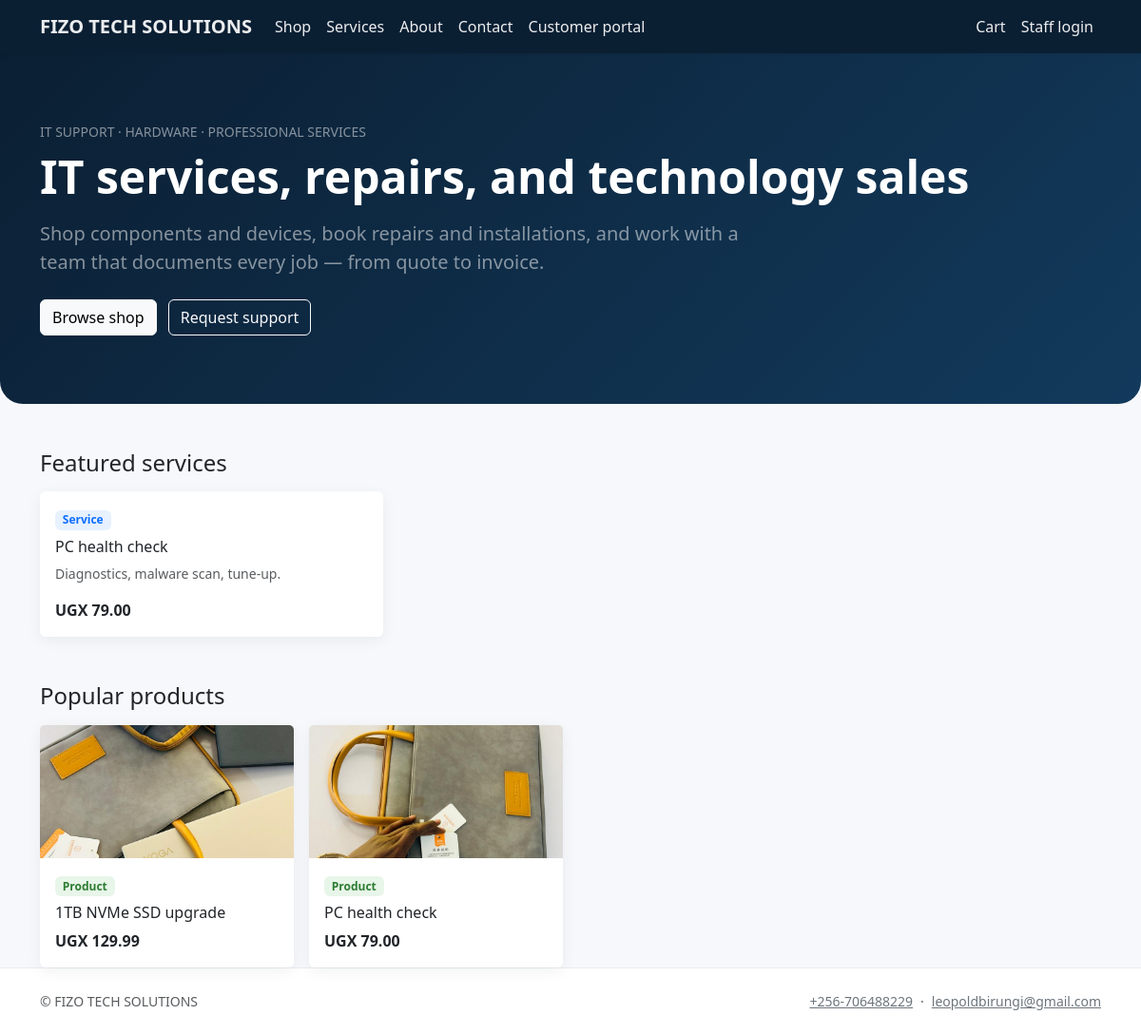
The page / on the database its author committed.
### core/models.py (models this page shows, shortened)
class CompanySettings(models.Model):
    company_name = models.CharField(max_length=200, default="ALLTECH")
    legal_name = models.CharField(max_length=200, blank=True)
    tagline = models.CharField(max_length=300, blank=True)
    email = models.EmailField(blank=True)
    phone = models.CharField(max_length=64, blank=True)
    website = models.URLField(blank=True)
    address_line = models.CharField(max_length=255, blank=True)
    city = models.CharField(max_length=120, blank=True)
    region = models.CharField(max_length=120, blank=True)
    postal_code = models.CharField(max_length=32, blank=True)
    country = models.CharField(max_length=120, blank=True)
    tax_id = models.CharField(max_length=64, blank=True, verbose_name="Tax / VAT ID")
    bank_details = models.TextField(blank=True, help_text="Shown on invoices / proformas.")
    default_tax_rate = models.DecimalField(
        max_digits=5, decimal_places=2, default=0, help_text="Percentage, e.g. 15.00"
    )
    currency_code = models.CharField(max_length=8, default="UGX")
    logo = models.ImageField(upload_to="company/", blank=True, null=True)
    sla_low_hours = models.PositiveIntegerField(
        default=168, help_text="SLA target (hours) for Low priority work — default 1 week."
    )
    sla_normal_hours = models.PositiveIntegerField(
        default=72, help_text="SLA target (hours) for Normal priority — default 3 days."
    )
    sla_high_hours = models.PositiveIntegerField(
        default=24, help_text="SLA target (hours) for High priority — default 24h."
    )
    sla_urgent_hours = models.PositiveIntegerField(
        default=8, help_text="SLA target (hours) for Urgent priority — default 8h."
    )
    class Meta:
        verbose_name = "Company settings"
        verbose_name_plural = "Company settings"
    @classmethod
    def load(cls) -> "CompanySettings":
        obj, _ = cls.objects.get_or_create(pk=1)
        return obj

### catalog/models.py (models this page shows, shortened)
class Product(models.Model):
    KIND_PHYSICAL = "physical"
    KIND_SERVICE = "service"
    KIND_CHOICES = [
        (KIND_PHYSICAL, "Hardware / product"),
        (KIND_SERVICE, "IT service"),
    ]
    category = models.ForeignKey(
        Category, on_delete=models.PROTECT, related_name="products"
    )
    kind = models.CharField(max_length=20, choices=KIND_CHOICES, default=KIND_PHYSICAL)
    name = models.CharField(max_length=200)
    slug = models.SlugField(unique=True, max_length=220)
    sku = models.CharField(max_length=64, blank=True, db_index=True)
    short_description = models.CharField(max_length=300, blank=True)
    description = models.TextField(blank=True)
    price = models.DecimalField(max_digits=12, decimal_places=2)
    compare_at_price = models.DecimalField(
        max_digits=12, decimal_places=2, null=True, blank=True
    )
    track_inventory = models.BooleanField(default=True)
    stock_quantity = models.PositiveIntegerField(default=0)
    reorder_level = models.PositiveIntegerField(
        default=0,
        help_text="Alert when on-hand stock is at or below this level (0 = no alert).",
    )
    service_duration_hours = models.DecimalField(
        max_digits=6,
        decimal_places=2,
        null=True,
        blank=True,
        help_text="For services — estimated hours.",
    )
    is_published = models.BooleanField(default=True)
    is_featured = models.BooleanField(default=False)
    image = models.ImageField(upload_to="products/", blank=True, null=True)
    created_at = models.DateTimeField(auto_now_add=True)
    updated_at = models.DateTimeField(auto_now=True)
    class Meta:
        ordering = ["category__sort_order", "name"]
    def get_absolute_url(self) -> str:
        return reverse("product_detail", kwargs={"slug": self.slug})
    def has_sellable_variants(self) -> bool:
        return self.variants.filter(is_active=True).exists()
    @property
    def primary_display_image(self):
        img = (
            self.gallery_images.filter(image__isnull=False)
            .exclude(image="")
            .order_by("sort_order", "id")
            .first()
        )
        if img and img.image:
            return img.image
        return self.image if self.image else None

class ProductImage(models.Model):
    product = models.ForeignKey(
        Product, on_delete=models.CASCADE, related_name="gallery_images"
    )
    image = models.ImageField(upload_to="products/gallery/", blank=True, null=True)
    sort_order = models.PositiveIntegerField(default=0)
    alt_text = models.CharField(max_length=200, blank=True)
    class Meta:
        ordering = ["sort_order", "id"]

### core/views.py (the view)
# urls.py: path("", views.HomeView.as_view(), name="home"),
class HomeView(TemplateView):
    template_name = "core/home.html"
    def get_context_data(self, **kwargs):
        from catalog.models import Product
        ctx = super().get_context_data(**kwargs)
        ctx["featured_products"] = (
            Product.objects.filter(is_published=True, is_featured=True)
            .select_related("category")
            .prefetch_related("gallery_images", "variants")[:8]
        )
        ctx["featured_services"] = Product.objects.filter(
            is_published=True, kind=Product.KIND_SERVICE, is_featured=True
        ).select_related("category")[:6]
        return ctx

### commerce/cart.py (called while the page is built, shortened)
def _cart_dict(session: dict[str, Any]) -> dict[str, int]:
    raw = session.get(CART_SESSION_KEY)
    if not isinstance(raw, dict):
        return {}

def cart_item_count(session) -> int:
    return sum(_cart_dict(session).values())

### commerce/context_processors.py (called while the page is built)
def cart_summary(request):
    return {"cart_item_count": cart_mod.cart_item_count(request.session)}

### core/context_processors.py (called while the page is built)
def company(request):
    m = getattr(request, "resolver_match", None)
    url_name = getattr(m, "url_name", "") or ""
    ctx = {
        "company": CompanySettings.load(),
        "resolve_url_name": url_name,
    }
    user = getattr(request, "user", None)
    if user is not None and user.is_authenticated and user.is_staff:
        ctx["staff_unread_notifications"] = StaffNotification.objects.filter(
            recipient=user, is_read=False
        ).count()
    else:
        ctx["staff_unread_notifications"] = 0
    return ctx

### templates/core/home.html (shortened to what this page needs)
{% extends "base.html" %}
{% block content %}
<section class="hero mb-5">
  <div class="container py-4">
    <p class="text-uppercase small text-white-50 mb-2">IT support · hardware · professional services</p>
    <h1 class="display-5 fw-bold mb-3">{{ company.tagline|default:"Reliable technology for your business and home." }}</h1>
    <p class="lead text-white-50 col-lg-8 mb-4">
      Shop components and devices, book repairs and installations, and work with a team that documents every job — from quote to invoice.
    </p>
    <a class="btn btn-light me-2" href="{% url 'product_list' %}">Browse shop</a>
    <a class="btn btn-outline-light" href="{% url 'contact' %}">Request support</a>
  </div>
</section>
<div class="container">
  {% if featured_services %}
  <h2 class="h4 mb-3">Featured services</h2>
  <div class="row g-3 mb-5">
    {% for p in featured_services %}
    <div class="col-md-4">
      <div class="card card-product h-100">
        <div class="card-body">
          <span class="badge badge-kind-service mb-2">Service</span>
          <h3 class="h6 card-title">{{ p.name }}</h3>
          <p class="card-text small text-muted">{{ p.short_description|default:p.description|truncatewords:22 }}</p>
          <p class="fw-semibold mb-0">{{ company.currency_code }} {{ p.price }}</p>
        </div>
      </div>
    </div>
    {% endfor %}
  </div>
  {% endif %}
  {% if featured_products %}
  <h2 class="h4 mb-3">Popular products</h2>
  <div class="row g-3">
    {% for p in featured_products %}
    <div class="col-6 col-md-3">
      <div class="card card-product h-100">
        {% if p.primary_display_image %}
        <img src="{{ p.primary_display_image.url }}" class="card-img-top object-fit-cover" style="height:140px" alt="{{ p.name }}">
        {% endif %}
        <div class="card-body">
          <span class="badge badge-kind-product mb-2">Product</span>
          <h3 class="h6 card-title">{{ p.name }}</h3>
          <p class="fw-semibold mb-0">
            {% if p.has_sellable_variants and p.min_active_variant_price %}
            From {{ company.currency_code }} {{ p.min_active_variant_price }}
            {% else %}
            {{ company.currency_code }} {{ p.price }}
            {% endif %}
          </p>
        </div>
      </div>
    </div>
    {% endfor %}
  </div>
  {% endif %}
</div>
{% endblock %}

### templates/base.html (shortened to what this page needs)
{% load static %}
<!DOCTYPE html>
<html lang="en">
<head>
  <link href="https://cdn.jsdelivr.net/npm/bootstrap@5.3.3/dist/css/bootstrap.min.css" rel="stylesheet">
  <link href="https://cdn.jsdelivr.net/npm/bootstrap-icons@1.11.3/font/bootstrap-icons.min.css" rel="stylesheet">
  <link href="{% static 'css/site.css' %}" rel="stylesheet">
</head>
<body class="d-flex flex-column min-vh-100 site-body">
  <header>
  {% with u=resolve_url_name %}
  <nav class="navbar navbar-expand-lg navbar-dark site-navbar shadow-sm sticky-top" aria-label="Main navigation">
    <div class="container">
      <a class="navbar-brand fw-semibold" href="{% url 'home' %}">{{ company.company_name }}</a>
      <div class="collapse navbar-collapse" id="navMain">
        <ul class="navbar-nav me-auto mb-2 mb-lg-0">
          <li class="nav-item"><a class="nav-link" href="{% url 'product_list' %}" >Shop</a></li>
          <li class="nav-item"><a class="nav-link" href="{% url 'product_list' %}?kind=service" >Services</a></li>
          <li class="nav-item"><a class="nav-link" href="{% url 'about' %}" {% if u == 'about' %}aria-current="page"{% endif %}>About</a></li>
          <li class="nav-item"><a class="nav-link" href="{% url 'contact' %}" {% if u == 'contact' %}aria-current="page"{% endif %}>Contact</a></li>
          <li class="nav-item"><a class="nav-link" href="{% if user.is_authenticated %}{% url 'portal_home' %}{% else %}{% url 'portal_login' %}{% endif %}" {% if 'portal_' in u %}aria-current="page"{% endif %}>Customer portal</a></li>
        </ul>
        <ul class="navbar-nav ms-auto">
          <li class="nav-item">
            <a class="nav-link" href="{% url 'cart' %}" {% if u == 'cart' or u == 'checkout' %}aria-current="page"{% endif %} {% if cart_item_count %}aria-label="Shopping cart, {{ cart_item_count }} items"{% else %}aria-label="Shopping cart"{% endif %}>Cart
            </a>
          </li>
          {% if user.is_authenticated %}
          <li class="nav-item"><span class="nav-link disabled small" aria-hidden="true">{{ user.get_username }}</span><span class="visually-hidden">Signed in as {{ user.get_username }}</span></li>
          <li class="nav-item">
            <form method="post" action="{% url 'logout' %}" class="d-inline">
              {% csrf_token %}
              <button type="submit" class="nav-link bg-transparent border-0 text-start w-100 py-2" aria-label="Log out {{ user.get_username }}">Log out</button>
            </form>
          </li>
          {% else %}
          <li class="nav-item"><a class="nav-link" href="{% url 'login' %}" {% if u == 'login' %}aria-current="page"{% endif %}>Staff login</a></li>
          {% endif %}
        </ul>
      </div>
    </div>
  </nav>
  {% endwith %}
  </header>
  <main id="main-content" class="flex-grow-1 site-main">
    {% block content %}{% endblock %}
  </main>
  <footer class="footer-site py-4 mt-auto d-none d-lg-block">
    <div class="container small text-muted d-flex flex-wrap justify-content-between gap-2 align-items-center">
      <span>&copy; {{ company.company_name }}</span>
      <span class="d-flex flex-wrap gap-2 align-items-center">
        {% if company.phone %}<a class="link-secondary text-decoration-underline" href="tel:{{ company.phone|cut:' ' }}">{{ company.phone }}</a>{% endif %}
        {% if company.phone and company.email %}<span aria-hidden="true">·</span>{% endif %}
        {% if company.email %}<a class="link-secondary text-decoration-underline" href="mailto:{{ company.email }}">{{ company.email }}</a>{% endif %}
      </span>
    </div>
  </footer>
</body>
</html>

### static/css/site.css (style rules this page uses)
:root { --at-navy: #0b1f33; --at-accent: #0d6efd; --at-muted: #6c757d; --at-tabbar-h: 3.5rem; --at-tabbar-more: 5.5rem; }
body { font-family: "Segoe UI", system-ui, -apple-system, sans-serif; color: #212529; background: #f6f8fb; }
.site-navbar { background: var(--at-navy) !important; }
.site-navbar .nav-link, .site-navbar .navbar-brand { color: rgba(255, 255, 255, 0.92) !important; }
.hero { background: linear-gradient(135deg, #0b1f33 0%, #123a5c 100%); color: #fff; border-radius: 0 0 1.5rem 1.5rem; padding: clamp(1.75rem, 5vw, 3rem) 0; }
.card-product { transition: transform 0.15s ease, box-shadow 0.15s ease; border: none; box-shadow: 0 0.25rem 1rem rgba(11, 31, 51, 0.06); }
.badge-kind-service { background: #e7f1ff; color: #0d6efd; }
.badge-kind-product { background: #e8f5e9; color: #2e7d32; }
.footer-site { background: #fff; border-top: 1px solid #e9ecef; margin-top: 3rem; }
@media (min-width: 992px) { .site-main { padding-bottom: 0 !important; } }

### rows shown on the page
CompanySettings: company_name "FIZO TECH SOLUTIONS", tagline "IT services, repairs, and technology sales", currency_code "UGX", phone "+256-706488229", email "leopoldbirungi@gmail.com"
Product: name "PC health check", short_description "Diagnostics, malware scan, tune-up.", price "79.00", primary_display_image (picture)
Product: primary_display_image (picture), name "1TB NVMe SSD upgrade", price "129.99"
